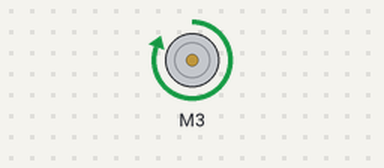
The sketch below on a simulated Arduino Uno, built with avr-gcc and run on an emulated ATmega328P. On the bench: DC motor (green arrow = forward, orange = backward, longer = faster).

Above: at 0.1 s.
Timing chart, 0 to 1.6 s (numbered marks = the images above):
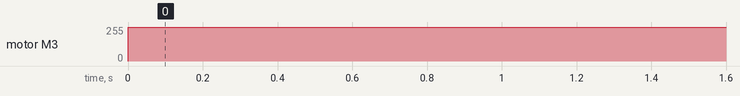

Measured:
- by itself, motor M3: stopped → forward 255/255 at 0.00 s

The sketch:

motordriver.ino
```cpp
#include<AFMotor.h>

AF_DCMotor motor1(3);

void setup() {

motor1.setSpeed(255);

}

void loop() {
  // put your main code here, to run repeatedly:

motor1.run(FORWARD);

}
```
